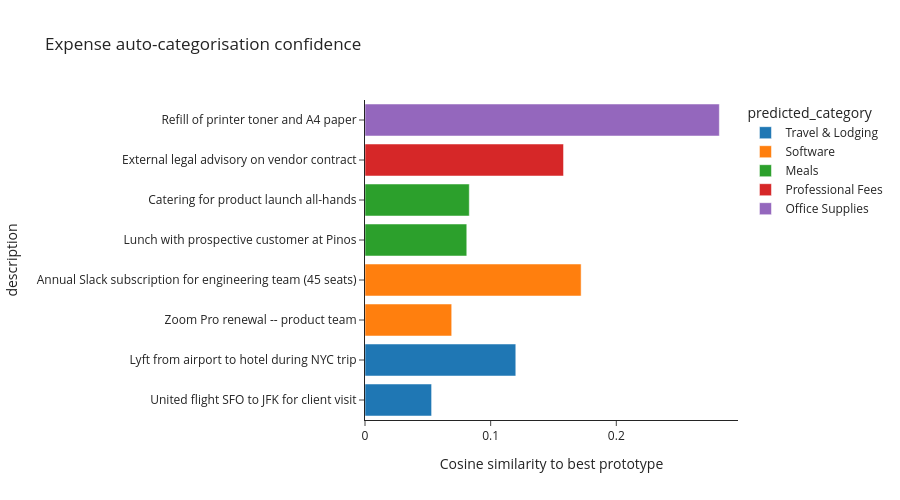

Here is the notebook cell this chart was saved with:
### Markdown cell above
The `confidence` column is the cosine similarity to the best-matching prototype.
A configurable threshold (here `0.10`) routes low-confidence rows back to a
human reviewer — exactly how this kind of model is deployed in practice.

### Code cell
fig = px.bar(
    expenses.sort_values("confidence"),
    x="confidence",
    y="description",
    orientation="h",
    color="predicted_category",
    title="Expense auto-categorisation confidence",
    labels={"confidence": "Cosine similarity to best prototype"},
    height=500,
)
fig.show()

### Figure 1 — Plotly figure (JSON) as saved in the notebook; plotly's stock layout.template omitted (floating-point values rounded to 4 significant figures)
{"data": [{"hovertemplate": "predicted_category=Travel & Lodging<br>Cosine similarity to best prototype=%{x}<br>description=%{y}<extra></extra>", "legendgroup": "Travel & Lodging", "marker": {"color": "#1F77B4", "pattern": {"shape": ""}}, "name": "Travel & Lodging", "orientation": "h", "showlegend": true, "textposition": "auto", "type": "bar", "x": [0.053, 0.12], "xaxis": "x", "y": ["United flight SFO to JFK for client visit", "Lyft from airport to hotel during NYC trip"], "yaxis": "y"}, {"hovertemplate": "predicted_category=Software<br>Cosine similarity to best prototype=%{x}<br>description=%{y}<extra></extra>", "legendgroup": "Software", "marker": {"color": "#FF7F0E", "pattern": {"shape": ""}}, "name": "Software", "orientation": "h", "showlegend": true, "textposition": "auto", "type": "bar", "x": [0.069, 0.172], "xaxis": "x", "y": ["Zoom Pro renewal -- product team", "Annual Slack subscription for engineering team (45 seats)"], "yaxis": "y"}, {"hovertemplate": "predicted_category=Meals<br>Cosine similarity to best prototype=%{x}<br>description=%{y}<extra></extra>", "legendgroup": "Meals", "marker": {"color": "#2CA02C", "pattern": {"shape": ""}}, "name": "Meals", "orientation": "h", "showlegend": true, "textposition": "auto", "type": "bar", "x": [0.081, 0.083], "xaxis": "x", "y": ["Lunch with prospective customer at Pinos", "Catering for product launch all-hands"], "yaxis": "y"}, {"hovertemplate": "predicted_category=Professional Fees<br>Cosine similarity to best prototype=%{x}<br>description=%{y}<extra></extra>", "legendgroup": "Professional Fees", "marker": {"color": "#D62728", "pattern": {"shape": ""}}, "name": "Professional Fees", "orientation": "h", "showlegend": true, "textposition": "auto", "type": "bar", "x": [0.158], "xaxis": "x", "y": ["External legal advisory on vendor contract"], "yaxis": "y"}, {"hovertemplate": "predicted_category=Office Supplies<br>Cosine similarity to best prototype=%{x}<br>description=%{y}<extra></extra>", "legendgroup": "Office Supplies", "marker": {"color": "#9467BD", "pattern": {"shape": ""}}, "name": "Office Supplies", "orientation": "h", "showlegend": true, "textposition": "auto", "type": "bar", "x": [0.282], "xaxis": "x", "y": ["Refill of printer toner and A4 paper"], "yaxis": "y"}], "layout": {"barmode": "relative", "height": 500, "legend": {"title": {"text": "predicted_category"}, "tracegroupgap": 0}, "title": {"text": "Expense auto-categorisation confidence"}, "xaxis": {"anchor": "y", "domain": [0.0, 1.0], "title": {"text": "Cosine similarity to best prototype"}}, "yaxis": {"anchor": "x", "domain": [0.0, 1.0], "title": {"text": "description"}}}}
